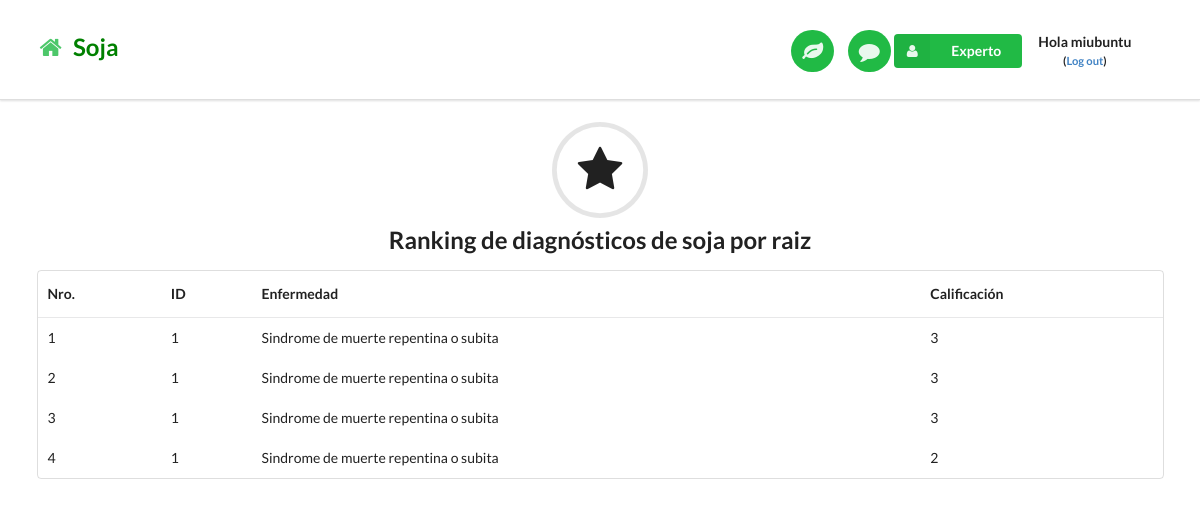
Page /reportecalificacionmaizsora/ (signed in) on the committed database.
### core/models.py (models this page shows, shortened)
class Reviewsora(models.Model):
    enfermedadName = models.CharField(max_length=50)
    enfermedadId = models.IntegerField()
    comment = models.TextField()
    reviewer = models.CharField(max_length=50)
    stars = models.IntegerField()
    createdTime =  models.DateField(auto_now=True, auto_now_add=False)

### core/views.py (the view)
# urls.py: url(r'^reportecalificacionmaizsora/$', views.reportecalificacionmaizsoraPage, name='reportecalificacionmaizsoraPage'),
@login_required
def reportecalificacionmaizsoraPage(request):
    reviewmaiz = Reviewsora.objects.order_by('-stars')
    return render(request, 'reportecalificacionmaizsora.html', {'reviewmaiz':reviewmaiz})

### templates/reportecalificacionmaizsora.html
{% extends "basesoja.html" %}
{% load staticfiles %}
{% block content %}
<h2 class="ui center aligned icon header">
  <i class="circular star icon"></i>
  Ranking de diagnósticos de soja por raiz
</h2>
<div class="ui container">
<table class="ui basic table">
  <thead>
    <tr>
      <th>Nro.</th>
      <th>ID</th>
      <th>Enfermedad</th>
      <th>Calificación</th>
    </tr>
  </thead>
  {% for reviewmaiz in reviewmaiz %}
  <tbody>
    <tr>
      <td>{{ reviewmaiz.id }}</td>
      <td>{{ reviewmaiz.enfermedadId }}</td>
      <td>{{ reviewmaiz.enfermedadName }}</td>
      <td>{{ reviewmaiz.stars }}</td>
    </tr>
  </tbody>
  {% endfor %}
</table>
</div>
<br>
{% endblock %}

### templates/basesoja.html (shortened to what this page needs)
{% load staticfiles %}
<!DOCTYPE html>
<html lang="en">
<head>
  <link rel="stylesheet" href="{% static "css/semantic.min.css" %}"/>
  <link rel="stylesheet" href="{% static "css/common.css" %}"/>
</head>
<body>
  {% block nav-bar %}
    <div class="ui top fixed menu borderless main nav-bar">
      <div class="ui container">
        <br> <h2><a href="/"><i class="green home icon link"></i>  <span style="color:green"> Soja</span></a></h2>
        <div class="right item">
          <a id="preference-link" href="/preferences"><button class="circular ui icon green button nav-button"> <i class="large leaf icon link"></i> </button></a>
          <a href="/about"><button class="circular ui icon green button nav-button"> <i class="large comment icon link"></i> </button></a>
{% if user.is_authenticated %}
<div class="ui floating labeled icon dropdown green button">
          <i class="user icon"></i>
          <span class="text">Experto</span>
        </div>
{% if user.is_authenticated %}
    <div class="item">
        <p class="top-menu" style="text-align:center;"> <b> Hola {{ user.username }} <br> <small>(<a href="{% url 'logout' %}">Log out</a>)</small> </b> </p>
    </div>
{% endif %}
{% endif %}
        </div>
      </div>
    </div>
<br>
  {% endblock %}
  {% block content %}
  {% endblock %}
</body>
</html>

### static/css/common.css (style rules this page uses)
body { padding-top: 74px; }
.nav-bar { padding-top: 7px; padding-bottom: 4px; }
.nav-button { margin-left: 10px !important; }

### rows in the picture
Reviewsora: id "1", enfermedadId "1", enfermedadName "Sindrome de muerte repentina o subita", stars "3"
Reviewsora: id "2", enfermedadId "1", enfermedadName "Sindrome de muerte repentina o subita", stars "3"
Reviewsora: id "3", enfermedadId "1", enfermedadName "Sindrome de muerte repentina o subita", stars "3"
Reviewsora: id "4", enfermedadId "1", enfermedadName "Sindrome de muerte repentina o subita", stars "2"

### other values in the picture
{{ user.username }} "miubuntu"
